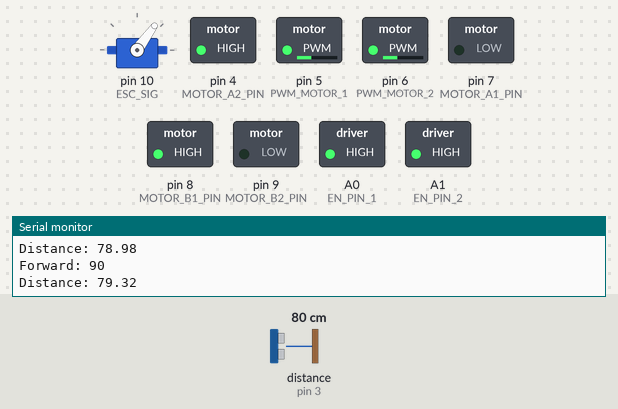
A sketch run on a simulated Arduino Uno, built with avr-gcc and run on an emulated ATmega328P. Parts: servo, switched loads named in the sketch (green lamp = pin HIGH), the last lines printed to the serial monitor. Wiring (inferred from the names in the program): ultrasonic range finder: trigger pin 2; echo pin 3. The inputs (shaded band) are chosen by the test bench; at power-on: distance to the obstacle (sensor on pin 3) 80 cm. The echo pulse lasts 58.3 µs per cm; random numbers use the default seed unless the sketch sets one; pins used as bus, display or sensor lines are not drawn.

Above: at 11.2 s.
11.3 s: distance to the obstacle (sensor on pin 3) set to 35 cm
12.8 s: distance to the obstacle (sensor on pin 3) set to 28 cm
At 14.3 s:
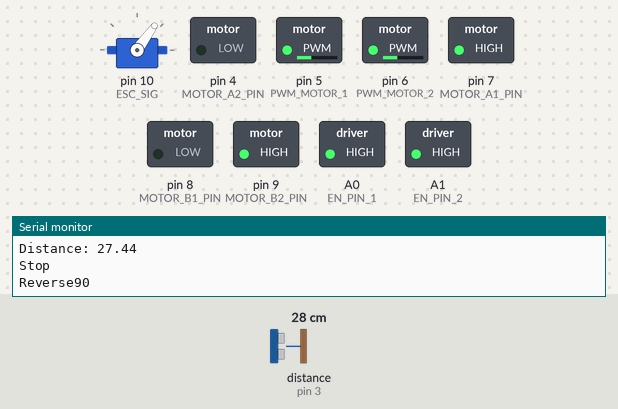
15.8 s: distance to the obstacle (sensor on pin 3) set to 60 cm
At 18.0 s:
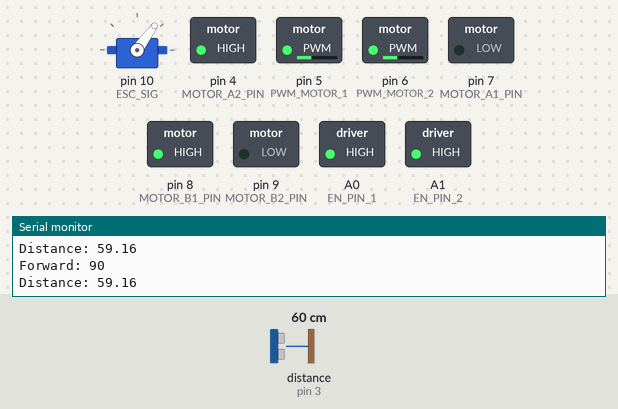
18.5 s: distance to the obstacle (sensor on pin 3) set to 2 cm
At 21.4 s:
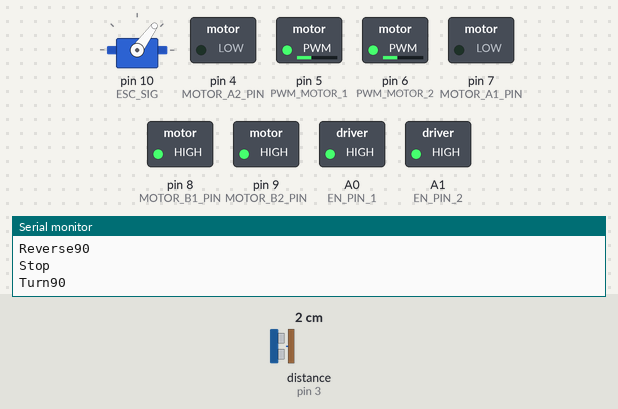
21.5 s: distance to the obstacle (sensor on pin 3) set to 120 cm
At 23.1 s:
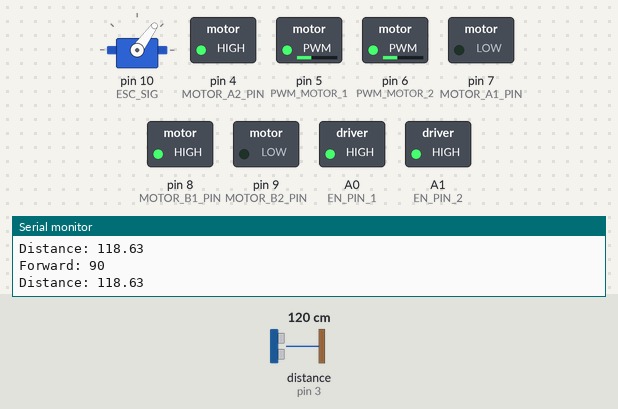
Timing chart, 0 to 24.6 s (numbered marks = the images above; inputs shaded):
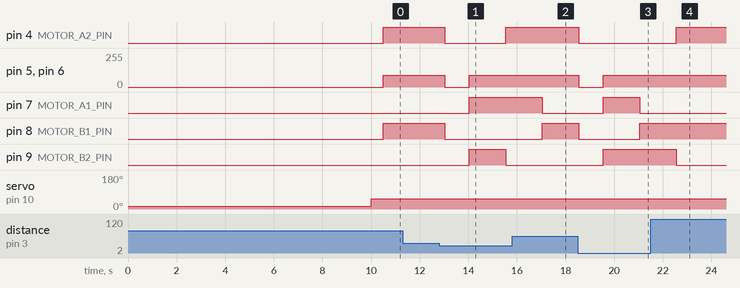

Measured:
- the behaviour switches between 32 and 31 cm on distance to the obstacle (sensor on pin 3) (found by bisection; images 0 and 1)
- after the input at 12.8 s, pin 4 (MOTOR_A2_PIN): HIGH → LOW after 0.23 s, → HIGH 2.5 s later; pin 5 (PWM_MOTOR_1), pin 6 (PWM_MOTOR_2): 90/255 → 0/255 after 0.23 s, → 90/255 1.0 s later; pin 7 (MOTOR_A1_PIN): LOW → HIGH after 1.2 s; pin 8 (MOTOR_B1_PIN): HIGH → LOW after 0.23 s; pin 9 (MOTOR_B2_PIN): LOW → HIGH after 1.2 s, → LOW 1.5 s later
- after the input at 15.8 s, pin 8 (MOTOR_B1_PIN): LOW → HIGH after 1.2 s
- after the input at 18.5 s, pin 4 (MOTOR_A2_PIN): HIGH → LOW after 0.05 s; pin 5 (PWM_MOTOR_1), pin 6 (PWM_MOTOR_2): 90/255 → 0/255 after 0.05 s, → 90/255 1.0 s later; pin 7 (MOTOR_A1_PIN): LOW → HIGH after 1.1 s, → LOW 1.5 s later; pin 8 (MOTOR_B1_PIN): HIGH → LOW after 0.05 s, → HIGH 2.5 s later; pin 9 (MOTOR_B2_PIN): LOW → HIGH after 1.1 s
- after the input at 21.5 s, pin 4 (MOTOR_A2_PIN): LOW → HIGH after 1.1 s

The sketch:

GreenBot.ino
```cpp
#include <Servo.h>

#define BRAKE 0
#define CW    1
#define CCW   2
#define CS_THRESHOLD 15   // Definition of safety current (Check: "1.3 Monster Shield Example").

//MOTOR 1
#define MOTOR_A1_PIN 7
#define MOTOR_B1_PIN 8

//MOTOR 2
#define MOTOR_A2_PIN 4
#define MOTOR_B2_PIN 9

//MOTOR CONTROLS
#define PWM_MOTOR_1 5
#define PWM_MOTOR_2 6

//MOTOR ENABLE
#define EN_PIN_1 A0
#define EN_PIN_2 A1

//MOTOR CURRENT SENSOR
//#define CURRENT_SEN_1 A2
//#define CURRENT_SEN_2 A3

//DEFINE MOTORS
#define MOTOR_1 0
#define MOTOR_2 1

//DISTANCE SENSOR
#define DISTANCE_ECHO 3
#define DISTANCE_TRIGGER 2
#define DISTANCE_ENABLED 1
#define DISTANCE_MIN 30

//ESC
#define ESC_SIG 10

//MAX SPEED FOR BATTERY
#define MAX_SPEED 110
#define CRUISE_SPEED 90

short usSpeed = 150;  //default motor speed
unsigned short usMotor_Status = BRAKE;

Servo esc1;

void setup()
{
  Serial.begin(9600);              // Initiates the serial to do the monitoring
  randomSeed(analogRead(0));

  esc1.attach(ESC_SIG);

  if(DISTANCE_ENABLED){
     Serial.println("Distance sensor is ON");
     pinMode(DISTANCE_TRIGGER, OUTPUT); // Sets the trigPin as an Output
     pinMode(DISTANCE_ECHO, INPUT); // Sets the echoPin as an Input
  }

  pinMode(MOTOR_A1_PIN, OUTPUT);
  pinMode(MOTOR_B1_PIN, OUTPUT);

  pinMode(MOTOR_A2_PIN, OUTPUT);
  pinMode(MOTOR_B2_PIN, OUTPUT);

  pinMode(PWM_MOTOR_1, OUTPUT);
  pinMode(PWM_MOTOR_2, OUTPUT);

  //pinMode(CURRENT_SEN_1, OUTPUT);
  //pinMode(CURRENT_SEN_2, OUTPUT);

  pinMode(EN_PIN_1, OUTPUT);
  pinMode(EN_PIN_2, OUTPUT);

  if(DISTANCE_ENABLED){
     digitalWrite(DISTANCE_TRIGGER, LOW);
  }


  Serial.println("Begin motor control");
  Serial.println(); //Print function list for user selection
  /*Serial.println("Enter number for control option:");
  Serial.println("1. STOP");
  Serial.println("2. FORWARD");
  Serial.println("3. REVERSE");
  Serial.println("4. READ CURRENT");
  Serial.println("+. INCREASE SPEED");
  Serial.println("-. DECREASE SPEED");
  Serial.println();*/

  digitalWrite(EN_PIN_1, HIGH);
  digitalWrite(EN_PIN_2, HIGH);
  esc1.writeMicroseconds(700); //LOW for ESC
  delay(10000); // 10 seconds before starting

}

void loop()
{
    /*while (get_distance() > 40){
      // Forward
      Forward(usSpeed);
      delay(500);
    }
    Stop();
    delay(2000);
    // go back 1s
    Reverse(usSpeed);
    delay(2000);
    Stop();
    delay(2000);
    // turn 1s
    Turn(usSpeed);
    delay(2000);
    Stop();
    delay(2000);*/

    //esc1.writeMicroseconds(900);
    //delay(1000);
    //esc1.writeMicroseconds(700);
    //delay(5000);
    while (get_distance() > DISTANCE_MIN){
       esc1.writeMicroseconds(1100);
       delay(500);
       Forward(CRUISE_SPEED);
    }
    Stop();
    delay(1000);
    Reverse(CRUISE_SPEED);
    delay(1500);
    Stop();
    long randNumber = random(0, 100);
    if (randNumber<50){
       TurnR(CRUISE_SPEED);
    }
    else{
       TurnL(CRUISE_SPEED);
    }
    delay(1000);
}

void Stop()
{
  Serial.println("Stop");
  usMotor_Status = BRAKE;
  motorGo(MOTOR_1, usMotor_Status, 0);
  motorGo(MOTOR_2, usMotor_Status, 0);
}

void Forward(int speed)
{
  Serial.println("Forward: " + (String) speed);
  usMotor_Status = CW;
  motorGo(MOTOR_1, CW, speed);
  motorGo(MOTOR_2, CCW, speed);
}

void Reverse(int speed)
{
  Serial.println("Reverse" + (String) speed);
  usMotor_Status = CCW;
  motorGo(MOTOR_1, CCW, speed);
  motorGo(MOTOR_2, CW, speed);
}

void TurnR(int speed)
{
  Serial.println("Turn" + (String) speed);
  usMotor_Status = CCW;
  motorGo(MOTOR_1, CW, speed);
  motorGo(MOTOR_2, CW, speed);
}

void TurnL(int speed)
{
  Serial.println("Turn" + (String) speed);
  usMotor_Status = CCW;
  motorGo(MOTOR_1, CCW, speed);
  motorGo(MOTOR_2, CCW, speed);
}

void IncreaseSpeed()
{
  usSpeed = usSpeed + 10;
  if(usSpeed > 255)
  {
    usSpeed = 255;
  }

  Serial.print("Speed +: ");
  Serial.println(usSpeed);

  motorGo(MOTOR_1, usMotor_Status, usSpeed);
  motorGo(MOTOR_2, usMotor_Status, usSpeed);
}

void DecreaseSpeed()
{
  usSpeed = usSpeed - 10;
  if(usSpeed < 0)
  {
    usSpeed = 0;
  }

  Serial.print("Speed -: ");
  Serial.println(usSpeed);

  motorGo(MOTOR_1, usMotor_Status, usSpeed);
  motorGo(MOTOR_2, usMotor_Status, usSpeed);
}

void motorGo(uint8_t motor, uint8_t direct, uint8_t pwm)         //Function that controls the variables: motor(0 ou 1), direction (cw ou ccw) e pwm (entra 0 e 255);
{
  if(motor == MOTOR_1)
  {
    if(direct == CW)
    {
      digitalWrite(MOTOR_A1_PIN, LOW);
      digitalWrite(MOTOR_B1_PIN, HIGH);
    }
    else if(direct == CCW)
    {
      digitalWrite(MOTOR_A1_PIN, HIGH);
      digitalWrite(MOTOR_B1_PIN, LOW);
    }
    else
    {
      digitalWrite(MOTOR_A1_PIN, LOW);
      digitalWrite(MOTOR_B1_PIN, LOW);
    }

    analogWrite(PWM_MOTOR_1, pwm);
  }
  else if(motor == MOTOR_2)
  {
    if(direct == CW)
    {
      digitalWrite(MOTOR_A2_PIN, LOW);
      digitalWrite(MOTOR_B2_PIN, HIGH);
    }
    else if(direct == CCW)
    {
      digitalWrite(MOTOR_A2_PIN, HIGH);
      digitalWrite(MOTOR_B2_PIN, LOW);
    }
    else
    {
      digitalWrite(MOTOR_A2_PIN, LOW);
      digitalWrite(MOTOR_B2_PIN, LOW);
    }

    analogWrite(PWM_MOTOR_2, pwm);
  }
}

int get_distance(){

   // Sets the trigPin on HIGH state for 10 micro seconds
   digitalWrite(DISTANCE_TRIGGER, HIGH);
   delayMicroseconds(10);
   digitalWrite(DISTANCE_TRIGGER, LOW);
   // Reads the echoPin, returns the sound wave travel time in microseconds
   long duration = pulseIn(DISTANCE_ECHO, HIGH);
   // Calculating the distance (in cm)
   Serial.println("Distance: " + (String) (duration*0.034/2));
   return duration*0.034/2;
}
```
